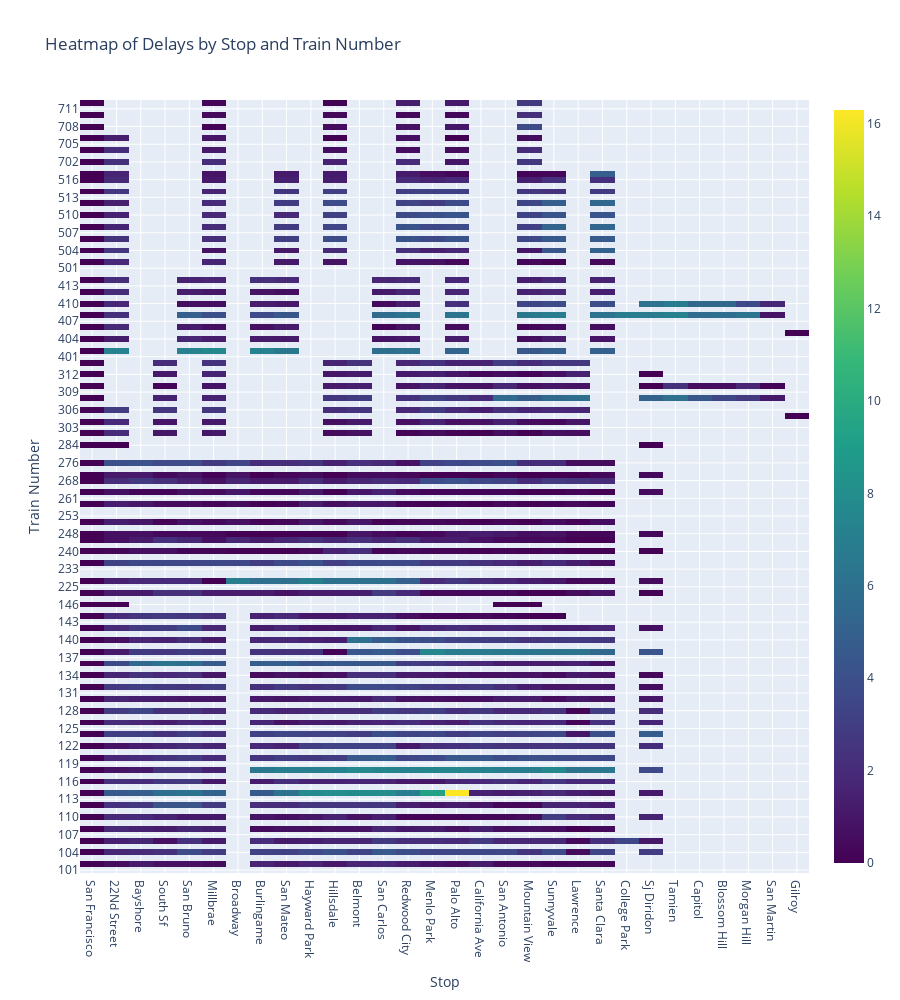

The cell this chart's notebook holds for it:
### Code cell
import plotly.graph_objects as go
# Create a pivot table for the heatmap
# Create a pivot table for the heatmap
unique_trips.loc[unique_trips.delay_minutes < 0,'delay_minutes']=0
heatmap_data = unique_trips.pivot_table(index='trip_id', columns='stop_id', values='delay_minutes', aggfunc='mean', sort=False)
stop_id_to_parent_station = unique_trips[['stop_id', 'parent_station']].drop_duplicates().set_index('stop_id')['parent_station'].to_dict()

# Sort the columns of the pivot table explicitly
heatmap_data = heatmap_data[sorted(heatmap_data.columns)]
heatmap_data.columns = [stop_id_to_parent_station[stop_id] for stop_id in heatmap_data.columns]
heatmap_data.index=heatmap_data.index.astype(str)
# heatmap_data = heatmap_data.sort_index(axis=1)
# Create the heatmap using Plotly
fig_heatmap = go.Figure(data=go.Heatmap(
    z=heatmap_data.values,
    x=heatmap_data.columns,
    y=heatmap_data.index,
    colorscale='Viridis',

))

fig_heatmap.update_layout(
    title="Heatmap of Delays by Stop and Train Number",
    xaxis_title="Stop",
    yaxis_title="Train Number",
    height = 1000,
)

### Figure 1 — Plotly figure (JSON) as saved in the notebook; plotly's stock layout.template omitted (floating-point values rounded to 4 significant figures; data arrays with more than 128 entries replaced by an {"elided": "..."} marker saying what was removed)
{"data": [{"colorscale": [[0, "#440154"], [0.1111, "#482878"], [0.2222, "#3e4989"], [0.3333, "#31688e"], [0.4444, "#26828e"], [0.5556, "#1f9e89"], [0.6667, "#35b779"], [0.7778, "#6ece58"], [0.8889, "#b5de2b"], [1, "#fde725"]], "type": "heatmap", "x": ["San Francisco", "22Nd Street", "22Nd Street", "Bayshore", "Bayshore", "South Sf", "South Sf", "San Bruno", "San Bruno", "Millbrae", "Millbrae", "Broadway", "Broadway", "Burlingame", "Burlingame", "San Mateo", "San Mateo", "Hayward Park", "Hayward Park", "Hillsdale", "Hillsdale", "Belmont", "Belmont", "San Carlos", "San Carlos", "Redwood City", "Redwood City", "Menlo Park", "Menlo Park", "Palo Alto", "Palo Alto", "California Ave", "California Ave", "San Antonio", "San Antonio", "Mountain View", "Mountain View", "Sunnyvale", "Sunnyvale", "Lawrence", "Lawrence", "Santa Clara", "Santa Clara", "College Park", "College Park", "Sj Diridon", "Sj Diridon", "Tamien", "Tamien", "Capitol", "Capitol", "Blossom Hill", "Blossom Hill", "Morgan Hill", "Morgan Hill", "San Martin", "San Martin", "Gilroy"], "y": {"elided": "131 str values"}, "z": {"elided": "131x58 float values"}}], "layout": {"height": 1000, "title": {"text": "Heatmap of Delays by Stop and Train Number"}, "xaxis": {"title": {"text": "Stop"}}, "yaxis": {"title": {"text": "Train Number"}}}}
